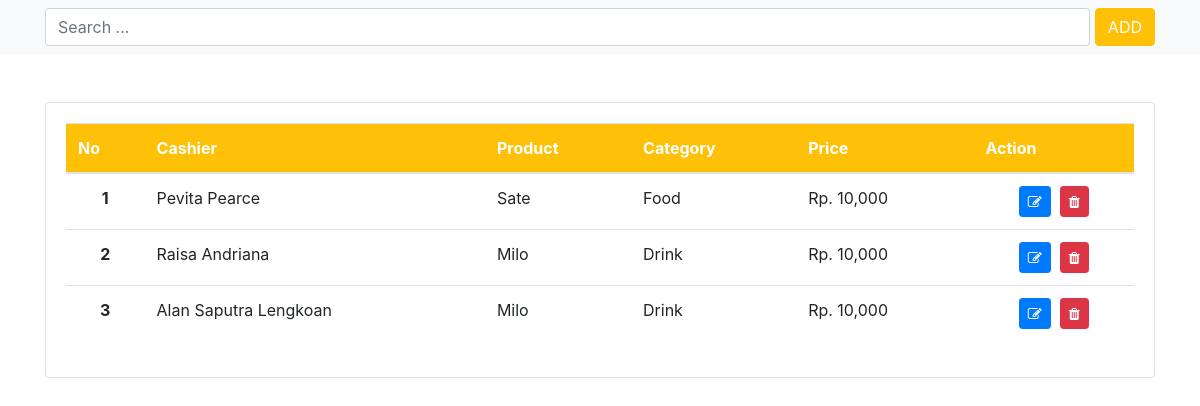
The page / on the database its author committed.
### tables this page shows
CREATE TABLE `tb_product` (
  `id` int(11) NOT NULL,
  `name` varchar(50) NOT NULL,
  `price` int(11) NOT NULL,
  `id_category` int(11) NOT NULL,
  `id_cashier` int(11) NOT NULL
);

CREATE TABLE `tb_cashier` (
  `id` int(11) NOT NULL,
  `name` varchar(50) NOT NULL
);

CREATE TABLE `tb_category` (
  `id` int(11) NOT NULL,
  `name` varchar(50) NOT NULL
);

### index.php (the view, shortened to what this page needs)
<?php
include_once 'koneksi.php';
?>
<!DOCTYPE html>
<html lang="en">
<head>
    <link rel="stylesheet" href="https://maxcdn.bootstrapcdn.com/bootstrap/4.0.0/css/bootstrap.min.css">
    <link rel="stylesheet" href="https://stackpath.bootstrapcdn.com/font-awesome/4.7.0/css/font-awesome.min.css">
    <link rel="stylesheet" href="https://cdn.datatables.net/v/bs4/dt-1.10.20/datatables.min.css"/>
</head>
<body>
    <nav class="navbar navbar-expand-md navbar-light bg-light">
        <div class="container">
            <form style="width: 100%" method="post">
                <input type="text" name="q" class="form-control" placeholder="Search ...">
            </form>
            <button type="button" class="btn btn-warning" style="color: white;" data-toggle="modal" data-target="#add">ADD</button>
        </div>
    </nav>
    <div class="container pt-5">
        <div class="row">
            <div class="col-lg-12">
                <div class="card">
                    <div class="card-body">
                        <table class="table" id="tabel-pemesanan">
                            <thead style="background-color: #ffc107; color: white">
                                <tr>
                                    <th>No</th>
                                    <th>Cashier</th>
                                    <th>Product</th>
                                    <th>Category</th>
                                    <th>Price</th>
                                    <th>Action</th>
                                </tr>
                            </thead>
                            <tbody>
                                <?php
                                $no  = 1;
                                if (isset($_POST['q']))
                                {
                                    $q = $_POST['q'];
                                    $sql = "SELECT tb_product.id, tb_product.`name` AS produk, tb_product.price, tb_category.`name` AS kategori, tb_cashier.`name` AS kasir FROM tb_product INNER JOIN tb_category ON tb_product.id_category = tb_category.id INNER JOIN tb_cashier ON tb_product.id_cashier = tb_cashier.id WHERE tb_product.`name` LIKE '%$q%' OR tb_product.price LIKE '%$q%' OR tb_category.`name` LIKE '%$q%' OR tb_cashier.`name` LIKE '%$q%' ORDER BY tb_product.id";
                                } else
                                {
                                    $sql = "SELECT tb_product.id, tb_product.`name` AS produk, tb_product.price, tb_category.`name` AS kategori, tb_cashier.`name` AS kasir FROM tb_product INNER JOIN tb_category ON tb_product.id_category = tb_category.id INNER JOIN tb_cashier ON tb_product.id_cashier = tb_cashier.id ORDER BY tb_product.id";
                                }
                                $qry = $koneksi->query($sql);
                                while ($row = $qry->fetch_array(MYSQLI_ASSOC)) { ?>
                                    <tr>
                                        <td align="center"> <b><?= $no++ ?></b> </td>
                                        <td> <?= $row['kasir'] ?> </td>
                                        <td> <?= $row['produk'] ?> </td>
                                        <td> <?= $row['kategori'] ?> </td>
                                        <td> Rp. <?= number_format($row['price']) ?> </td>
                                        <td align="center">
                                            <button class="btn btn-primary btn-sm" data-toggle="modal" data-id="<?= $row['id'] ?>" data-target="#upd"><i class="fa fa-edit"></i></button>&nbsp;
                                            <button class="btn btn-danger btn-sm" id="del" data-id="<?= $row['id'] ?>" data-nm="<?= $row['kasir'] ?>"><i class="fa fa-trash"></i></button>
                                        </td>
                                    </tr>
                                <?php } ?>
                            </tbody>
                        </table>
                    </div>
                </div>
            </div>
        </div>
    </div>
</body>
</html>

### rows shown on the page
tb_product: id_cashier.name "Pevita Pearce", name "Sate", id_category.name "Food", price "10,000"
tb_product: id_cashier.name "Raisa Andriana", name "Milo", id_category.name "Drink", price "10,000"
tb_product: id_cashier.name "Alan Saputra Lengkoan", name "Milo", id_category.name "Drink", price "10,000"
